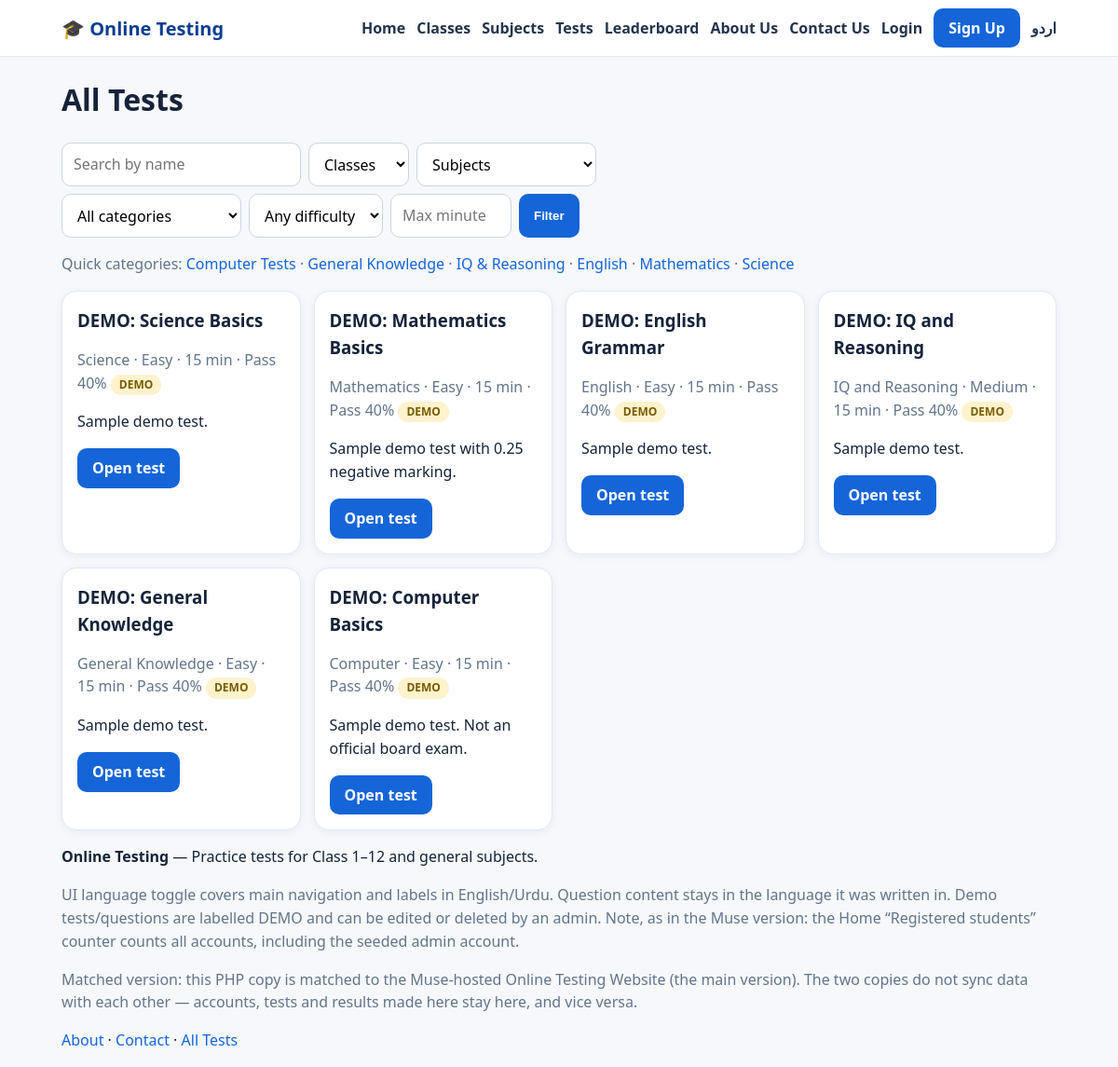
Screenshot of /tests.php with the database file from the repository.
### tables this page shows
CREATE TABLE IF NOT EXISTS settings(`key` VARCHAR(80) PRIMARY KEY, value TEXT);

CREATE TABLE IF NOT EXISTS tests(id INT AUTO_INCREMENT PRIMARY KEY, title VARCHAR(200) NOT NULL, slug VARCHAR(200) UNIQUE NOT NULL, class_id INT NULL, subject_id INT NULL, category_id INT NULL, chapter VARCHAR(160) DEFAULT '', difficulty ENUM('Easy','Medium','Hard') DEFAULT 'Medium', duration_minutes INT DEFAULT 20, passing_percent INT DEFAULT 40, negative_marking DECIMAL(4,2) DEFAULT 0, description TEXT, is_published TINYINT(1) DEFAULT 0, is_demo TINYINT(1) DEFAULT 0, created_by INT NULL, created_at DATETIME DEFAULT CURRENT_TIMESTAMP, FOREIGN KEY(class_id) REFERENCES classes(id) ON DELETE SET NULL, FOREIGN KEY(subject_id) REFERENCES subjects(id) ON DELETE SET NULL, FOREIGN KEY(category_id) REFERENCES categories(id) ON DELETE SET NULL, FOREIGN KEY(created_by) REFERENCES users(id) ON DELETE SET NULL, INDEX(is_published));

CREATE TABLE IF NOT EXISTS categories(id INT AUTO_INCREMENT PRIMARY KEY, name VARCHAR(120) NOT NULL, slug VARCHAR(120) UNIQUE NOT NULL, is_demo TINYINT(1) DEFAULT 0);

### config.php (called while the page is built, shortened)
<?php
function db(){
    static $pdo=null;
    if($pdo===null){
        $pdo=new PDO('mysql:host='.DB_HOST.';dbname='.DB_NAME.';charset=utf8mb4',DB_USER,DB_PASS,
            [PDO::ATTR_ERRMODE=>PDO::ERRMODE_EXCEPTION,PDO::ATTR_DEFAULT_FETCH_MODE=>PDO::FETCH_ASSOC]);
    }
    return $pdo;
}
function e($s){ return htmlspecialchars((string)$s,ENT_QUOTES,'UTF-8'); }
function current_user(){
    if(empty($_SESSION['user_id'])) return null;
    $st=db()->prepare('SELECT * FROM users WHERE id=?'); $st->execute([$_SESSION['user_id']]);
    return $st->fetch() ?: null;
}
$lang=$_SESSION['lang']??'en';
function t($k){ global $T,$lang; return $T[$lang][$k]??$T['en'][$k]??$k; }
function site_setting($k,$def=''){
    try{ $st=db()->prepare('SELECT value FROM settings WHERE `key`=?'); $st->execute([$k]); $r=$st->fetch(); return $r?$r['value']:$def; }catch(Exception $ex){ return $def; }
}

### tests.php (the view, shortened to what this page needs)
<?php $page_title='Tests'; include 'includes/header.php';
$q=trim($_GET['q']??''); $class=(int)($_GET['class_id']??0); $subj=(int)($_GET['subject_id']??0); $cat=trim($_GET['category']??''); $diff=trim($_GET['difficulty']??''); $dur=(int)($_GET['max_duration']??0);
$sql="SELECT t.*,cat.name catname,cat.slug catslug FROM tests t LEFT JOIN categories cat ON cat.id=t.category_id WHERE t.is_published=1"; $p=[];
$sql.=" ORDER BY t.id DESC"; $st=db()->prepare($sql); $st->execute($p); $rows=$st->fetchAll();
$cats=db()->query("SELECT * FROM categories ORDER BY name")->fetchAll();
$allcls=db()->query("SELECT * FROM classes ORDER BY grade")->fetchAll();
$allsubs=db()->query("SELECT * FROM subjects ORDER BY name")->fetchAll();
?>
<h1><?= t('all_tests') ?></h1>
<form class="filters" method="get"><input name="q" value="<?= e($q) ?>" placeholder="<?= e(t('search_by_name')) ?>">
<select name="class_id"><option value="0"><?= t('all_classes') ?></option><?php foreach($allcls as $c): ?><option value="<?= $c['id'] ?>" <?= $class==$c['id']?'selected':'' ?>><?= e($c['name']) ?></option><?php endforeach; ?></select>
<select name="subject_id"><option value="0"><?= t('subjects') ?></option><?php foreach($allsubs as $c): ?><option value="<?= $c['id'] ?>" <?= $subj==$c['id']?'selected':'' ?>><?= e($c['name']) ?></option><?php endforeach; ?></select>
<select name="category"><option value=""><?= t('all_categories') ?></option><?php foreach($cats as $c): ?><option value="<?= e($c['slug']) ?>" <?= $cat===$c['slug']?'selected':'' ?>><?= e($c['name']) ?></option><?php endforeach; ?></select>
<select name="difficulty"><option value=""><?= t('any_difficulty') ?></option></select>
<input type="number" name="max_duration" value="<?= $dur?:'' ?>" placeholder="<?= e(t('max_minutes')) ?>" style="width:130px"><button class="btn"><?= t('filter') ?></button></form>
<p class="muted">Quick categories: <a href="tests.php?category=computer">Computer Tests</a> · <a href="tests.php?category=general-knowledge">General Knowledge</a> · <a href="tests.php?category=iq-reasoning">IQ &amp; Reasoning</a> · <a href="tests.php?category=english">English</a> · <a href="tests.php?category=mathematics">Mathematics</a> · <a href="tests.php?category=science">Science</a></p>
<div class="grid"><?php foreach($rows as $r): ?><div class="card"><h3><?= e($r['title']) ?></h3><p class="muted"><?= e($r['catname']??'') ?> · <?= e($r['difficulty']) ?> · <?= (int)$r['duration_minutes'] ?> min · Pass <?= (int)$r['passing_percent'] ?>% <?php if($r['is_demo']) echo '<span class="badge demo">DEMO</span>'; ?></p><p><?= e($r['description']) ?></p><a class="btn" href="test.php?id=<?= $r['id'] ?>">Open test</a></div><?php endforeach; if(!$rows) echo '<div class="card"><p>'.e(t('no_tests')).'</p></div>'; ?></div>
<?php include 'includes/footer.php'; ?>

### includes/header.php (shortened to what this page needs)
<?php require_once __DIR__.'/../config.php'; $user=current_user(); $isUr=($lang==='ur'); ?>
<!DOCTYPE html><html lang="<?= $isUr?'ur':'en' ?>" dir="<?= $isUr?'rtl':'ltr' ?>">
<head><meta charset="utf-8"><meta name="viewport" content="width=device-width,initial-scale=1">
<link rel="stylesheet" href="assets/css/style.css"></head>
<body>
<header class="top"><div class="wrap top-in">
<a class="logo" href="index.php">🎓 <?= e(site_setting('site_name',SITE_NAME)) ?></a>
<nav>
<a href="index.php"><?= t('home') ?></a><a href="classes.php"><?= t('classes') ?></a><a href="subjects.php"><?= t('subjects') ?></a>
<a href="tests.php"><?= t('tests') ?></a><a href="leaderboard.php"><?= t('leaderboard') ?></a>
<a href="about.php"><?= t('about') ?></a><a href="contact.php"><?= t('contact') ?></a>
<?php if($user): ?><a href="dashboard.php"><?= t('dashboard') ?></a><?php if(is_admin()): ?><a href="admin/index.php">👑 <?= t('admin') ?></a><?php endif; ?><a href="logout.php"><?= t('logout') ?></a>
<?php else: ?><a href="login.php"><?= t('login') ?></a><a class="btn" href="register.php"><?= t('signup') ?></a><?php endif; ?>
<?php $toggle_qs=$_GET; $toggle_qs['lang']=$isUr?'en':'ur'; ?><a href="?<?= http_build_query($toggle_qs) ?>"><?= $isUr?'English':'اردو' ?></a>
</nav></div></header>
<main class="wrap">

### includes/footer.php
</main>
<footer class="foot"><div class="wrap">
<p><b><?= e(site_setting('site_name',SITE_NAME)) ?></b> — <?= e(site_setting('site_tagline','Practice tests for Class 1–12 and general subjects.')) ?></p>
<p class="muted">UI language toggle covers main navigation and labels in English/Urdu. Question content stays in the language it was written in. Demo tests/questions are labelled DEMO and can be edited or deleted by an admin. Note, as in the Muse version: the Home “Registered students” counter counts all accounts, including the seeded admin account.</p>
<p class="muted">Matched version: this PHP copy is matched to the Muse-hosted Online Testing Website (the main version). The two copies do not sync data with each other — accounts, tests and results made here stay here, and vice versa.</p>
<p><a href="about.php">About</a> · <a href="contact.php">Contact</a> · <a href="tests.php">All Tests</a></p>
</div></footer>
<script src="assets/js/app.js"></script></body></html>

### assets/css/style.css (style rules this page uses)
* { box-sizing:border-box }
body { margin:0;font-family:system-ui,-apple-system,Segoe UI,Roboto,Arial,sans-serif;background:#f6f8fc;color:#16233a;line-height:1.55 }
a { color:#1565d8;text-decoration:none }
.wrap { max-width:1100px;margin:0 auto;padding:0 16px }
.top { background:#fff;border-bottom:1px solid #e2e8f0;position:sticky;top:0;z-index:20 }
.top-in { display:flex;align-items:center;gap:16px;min-height:60px;flex-wrap:wrap }
.logo { font-weight:800;font-size:20px;color:#0b3d91 }
nav { display:flex;gap:12px;flex-wrap:wrap;align-items:center;margin-left:auto }
nav a { color:#24344d;font-weight:600 }
.btn,.btn2 { display:inline-block;background:#1565d8;color:#fff!important;border:0;border-radius:10px;padding:9px 16px;font-weight:700;cursor:pointer }
.grid { display:grid;grid-template-columns:repeat(auto-fill,minmax(230px,1fr));gap:14px }
.card { background:#fff;border:1px solid #e2e8f0;border-radius:16px;padding:16px;box-shadow:0 2px 10px rgba(20,40,80,.06) }
.card h3 { margin:0 0 6px }
.muted { color:#64748b }
.badge { display:inline-block;background:#e6f4ea;color:#137333;border-radius:999px;padding:2px 9px;font-size:12px;font-weight:700 }
.badge.demo { background:#fff3cd;color:#7a5b00 }
input,select,textarea { width:100%;padding:10px 12px;border:1px solid #cbd5e1;border-radius:10px;margin:6px 0 12px;font:inherit;background:#fff }
form { max-width:640px }
.filters { display:flex;gap:8px;flex-wrap:wrap;margin:14px 0 }
.filters input,.filters select { width:auto;margin:0 }

### rows the page displays
settings: value "Online Testing"
tests: title "DEMO: Science Basics", category.name "Science", difficulty "Easy", duration_minutes "15", passing_percent "40", is_demo "DEMO", description "Sample demo test."
tests: title "DEMO: Mathematics Basics", category.name "Mathematics", difficulty "Easy", duration_minutes "15", passing_percent "40", is_demo "DEMO", description "Sample demo test with 0.25 negative marking."
tests: title "DEMO: English Grammar", category.name "English", difficulty "Easy", duration_minutes "15", passing_percent "40", is_demo "DEMO", description "Sample demo test."
tests: title "DEMO: IQ and Reasoning", category.name "IQ and Reasoning", difficulty "Medium", duration_minutes "15", passing_percent "40", is_demo "DEMO", description "Sample demo test."
tests: title "DEMO: General Knowledge", category.name "General Knowledge", difficulty "Easy", duration_minutes "15", passing_percent "40", is_demo "DEMO", description "Sample demo test."
tests: title "DEMO: Computer Basics", category.name "Computer", difficulty "Easy", duration_minutes "15", passing_percent "40", is_demo "DEMO", description "Sample demo test. Not an official board exam."
settings: value "Practice tests for Class 1–12 and general subjects."

### other values shown
t('home') "Home"
t('classes') "Classes"
t('subjects') "Subjects"
t('tests') "Tests"
t('leaderboard') "Leaderboard"
t('about') "About Us"
t('contact') "Contact Us"
t('login') "Login"
t('signup') "Sign Up"
t('all_tests') "All Tests"
t('filter') "Filter"
form field class_id "Classes"
form field subject_id "Subjects"
form field category "All categories"
form field difficulty "Any difficulty"
